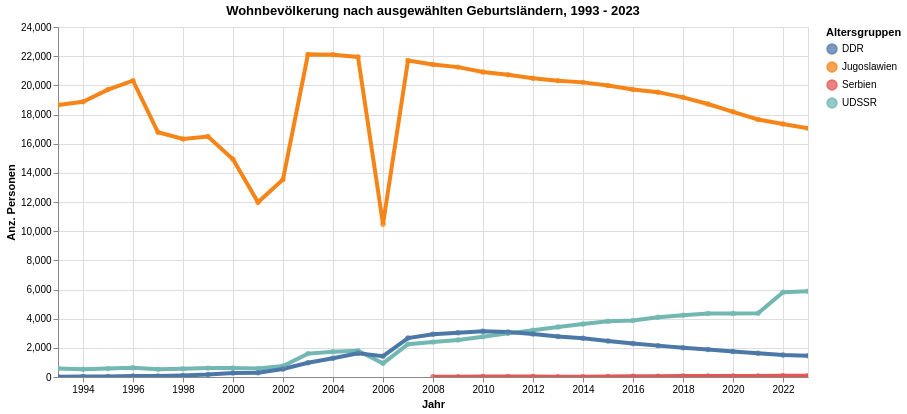

The code cell stored with this chart in its notebook:
### Code cell
myTitle="Wohnbevölkerung nach ausgewählten Geburtsländern, "+data_min_date +" - "+data_max_date

highlight = alt.selection(type='single', on='mouseover',
                          fields=['AufArt2LangAgg'], nearest=True)
#x='date:StichtagDatJahr',
base = alt.Chart(myAgg.reset_index().query('sum_WBev>10 and GebLandHistLang=="Serbien" or GebLandHistLang=="Jugoslawien" or GebLandHistLang=="UDSSR" or GebLandHistLang=="DDR"'), title=myTitle).encode(
    x=alt.X('StichtagDatJahr', axis=alt.Axis(title='Jahr'))# , axis=alt.Axis(format='%', title='percentage')
    , y=alt.X('sum_WBev', axis=alt.Axis(title='Anz. Personen'))
    , color=alt.Color('GebLandHistLang', legend=alt.Legend(title="Altersgruppen", orient="right"))  
    ,tooltip=['StichtagDatJahr', 'GebLandHistLang','sum_WBev']    
)
points = base.mark_circle().encode(
    opacity=alt.value(0.75)
).add_selection(
    highlight
).properties(
    width=750 , height=350
)
lines = base.mark_line().encode(
    size=alt.condition(~highlight, alt.value(0.5), alt.value(4))
).interactive()

lines + points

### Figure 1 — Vega-Lite specification as saved in the notebook (floating-point values rounded to 4 significant figures)
{"config": {"view": {"continuousWidth": 400, "continuousHeight": 300}}, "layer": [{"mark": "line", "encoding": {"color": {"type": "nominal", "field": "GebLandHistLang", "legend": {"orient": "right", "title": "Altersgruppen"}}, "size": {"condition": {"value": 0.5, "selection": {"not": "selector001"}}, "value": 4}, "tooltip": [{"type": "temporal", "field": "StichtagDatJahr"}, {"type": "nominal", "field": "GebLandHistLang"}, {"type": "quantitative", "field": "sum_WBev"}], "x": {"type": "temporal", "axis": {"title": "Jahr"}, "field": "StichtagDatJahr"}, "y": {"type": "quantitative", "axis": {"title": "Anz. Personen"}, "field": "sum_WBev"}}, "selection": {"selector002": {"type": "interval", "bind": "scales", "encodings": ["x", "y"]}}, "title": "Wohnbevölkerung nach ausgewählten Geburtsländern, 1993 - 2023"}, {"mark": "circle", "encoding": {"color": {"type": "nominal", "field": "GebLandHistLang", "legend": {"orient": "right", "title": "Altersgruppen"}}, "opacity": {"value": 0.75}, "tooltip": [{"type": "temporal", "field": "StichtagDatJahr"}, {"type": "nominal", "field": "GebLandHistLang"}, {"type": "quantitative", "field": "sum_WBev"}], "x": {"type": "temporal", "axis": {"title": "Jahr"}, "field": "StichtagDatJahr"}, "y": {"type": "quantitative", "axis": {"title": "Anz. Personen"}, "field": "sum_WBev"}}, "height": 350, "selection": {"selector001": {"type": "single", "on": "mouseover", "fields": ["AufArt2LangAgg"], "nearest": true}}, "title": "Wohnbevölkerung nach ausgewählten Geburtsländern, 1993 - 2023", "width": 750}], "data": {"name": "data-6eb0fadeeffcf4dd746f14fa303b3bfb"}, "$schema": "https://vega.github.io/schema/vega-lite/v4.8.1.json", "datasets": {"data-6eb0fadeeffcf4dd746f14fa303b3bfb": [{"StichtagDatJahr": "1993-01-01T00:00:00", "GebLandHistLang": "UDSSR", "GebLandHistCd": 8235, "sum_WBev": 580}, {"StichtagDatJahr": "1993-01-01T00:00:00", "GebLandHistLang": "DDR", "GebLandHistCd": 8208, "sum_WBev": 18}, {"StichtagDatJahr": "1993-01-01T00:00:00", "GebLandHistLang": "Jugoslawien", "GebLandHistCd": 8220, "sum_WBev": 18644}, {"StichtagDatJahr": "1994-01-01T00:00:00", "GebLandHistLang": "UDSSR", "GebLandHistCd": 8235, "sum_WBev": 529}, {"StichtagDatJahr": "1994-01-01T00:00:00", "GebLandHistLang": "DDR", "GebLandHistCd": 8208, "sum_WBev": 42}, {"StichtagDatJahr": "1994-01-01T00:00:00", "GebLandHistLang": "Jugoslawien", "GebLandHistCd": 8220, "sum_WBev": 18870}, {"StichtagDatJahr": "1995-01-01T00:00:00", "GebLandHistLang": "UDSSR", "GebLandHistCd": 8235, "sum_WBev": 583}, {"StichtagDatJahr": "1995-01-01T00:00:00", "GebLandHistLang": "DDR", "GebLandHistCd": 8208, "sum_WBev": 41}, {"StichtagDatJahr": "1995-01-01T00:00:00", "GebLandHistLang": "Jugoslawien", "GebLandHistCd": 8220, "sum_WBev": 19707}, {"StichtagDatJahr": "1996-01-01T00:00:00", "GebLandHistLang": "UDSSR", "GebLandHistCd": 8235, "sum_WBev": 629}, {"StichtagDatJahr": "1996-01-01T00:00:00", "GebLandHistLang": "DDR", "GebLandHistCd": 8208, "sum_WBev": 76}, {"StichtagDatJahr": "1996-01-01T00:00:00", "GebLandHistLang": "Jugoslawien", "GebLandHistCd": 8220, "sum_WBev": 20323}, {"StichtagDatJahr": "1997-01-01T00:00:00", "GebLandHistLang": "UDSSR", "GebLandHistCd": 8235, "sum_WBev": 537}, {"StichtagDatJahr": "1997-01-01T00:00:00", "GebLandHistLang": "DDR", "GebLandHistCd": 8208, "sum_WBev": 65}, {"StichtagDatJahr": "1997-01-01T00:00:00", "GebLandHistLang": "Jugoslawien", "GebLandHistCd": 8220, "sum_WBev": 16781}, {"StichtagDatJahr": "1998-01-01T00:00:00", "GebLandHistLang": "UDSSR", "GebLandHistCd": 8235, "sum_WBev": 563}, {"StichtagDatJahr": "1998-01-01T00:00:00", "GebLandHistLang": "DDR", "GebLandHistCd": 8208, "sum_WBev": 108}, {"StichtagDatJahr": "1998-01-01T00:00:00", "GebLandHistLang": "Jugoslawien", "GebLandHistCd": 8220, "sum_WBev": 16318}, {"StichtagDatJahr": "1999-01-01T00:00:00", "GebLandHistLang": "UDSSR", "GebLandHistCd": 8235, "sum_WBev": 609}, {"StichtagDatJahr": "1999-01-01T00:00:00", "GebLandHistLang": "DDR", "GebLandHistCd": 8208, "sum_WBev": 165}, {"StichtagDatJahr": "1999-01-01T00:00:00", "GebLandHistLang": "Jugoslawien", "GebLandHistCd": 8220, "sum_WBev": 16492}, {"StichtagDatJahr": "2000-01-01T00:00:00", "GebLandHistLang": "UDSSR", "GebLandHistCd": 8235, "sum_WBev": 623}, {"StichtagDatJahr": "2000-01-01T00:00:00", "GebLandHistLang": "DDR", "GebLandHistCd": 8208, "sum_WBev": 269}, {"StichtagDatJahr": "2000-01-01T00:00:00", "GebLandHistLang": "Jugoslawien", "GebLandHistCd": 8220, "sum_WBev": 14926}, {"StichtagDatJahr": "2001-01-01T00:00:00", "GebLandHistLang": "UDSSR", "GebLandHistCd": 8235, "sum_WBev": 576}, {"StichtagDatJahr": "2001-01-01T00:00:00", "GebLandHistLang": "DDR", "GebLandHistCd": 8208, "sum_WBev": 297}, {"StichtagDatJahr": "2001-01-01T00:00:00", "GebLandHistLang": "Jugoslawien", "GebLandHistCd": 8220, "sum_WBev": 11982}, {"StichtagDatJahr": "2002-01-01T00:00:00", "GebLandHistLang": "UDSSR", "GebLandHistCd": 8235, "sum_WBev": 747}, {"StichtagDatJahr": "2002-01-01T00:00:00", "GebLandHistLang": "DDR", "GebLandHistCd": 8208, "sum_WBev": 551}, {"StichtagDatJahr": "2002-01-01T00:00:00", "GebLandHistLang": "Jugoslawien", "GebLandHistCd": 8220, "sum_WBev": 13547}, {"StichtagDatJahr": "2003-01-01T00:00:00", "GebLandHistLang": "UDSSR", "GebLandHistCd": 8235, "sum_WBev": 1603}, {"StichtagDatJahr": "2003-01-01T00:00:00", "GebLandHistLang": "DDR", "GebLandHistCd": 8208, "sum_WBev": 981}, {"StichtagDatJahr": "2003-01-01T00:00:00", "GebLandHistLang": "Jugoslawien", "GebLandHistCd": 8220, "sum_WBev": 22122}, {"StichtagDatJahr": "2004-01-01T00:00:00", "GebLandHistLang": "UDSSR", "GebLandHistCd": 8235, "sum_WBev": 1730}, {"StichtagDatJahr": "2004-01-01T00:00:00", "GebLandHistLang": "DDR", "GebLandHistCd": 8208, "sum_WBev": 1283}, {"StichtagDatJahr": "2004-01-01T00:00:00", "GebLandHistLang": "Jugoslawien", "GebLandHistCd": 8220, "sum_WBev": 22098}, {"StichtagDatJahr": "2005-01-01T00:00:00", "GebLandHistLang": "UDSSR", "GebLandHistCd": 8235, "sum_WBev": 1806}, {"StichtagDatJahr": "2005-01-01T00:00:00", "GebLandHistLang": "DDR", "GebLandHistCd": 8208, "sum_WBev": 1627}, {"StichtagDatJahr": "2005-01-01T00:00:00", "GebLandHistLang": "Jugoslawien", "GebLandHistCd": 8220, "sum_WBev": 21945}, {"StichtagDatJahr": "2006-01-01T00:00:00", "GebLandHistLang": "UDSSR", "GebLandHistCd": 8235, "sum_WBev": 936}, {"StichtagDatJahr": "2006-01-01T00:00:00", "GebLandHistLang": "DDR", "GebLandHistCd": 8208, "sum_WBev": 1431}, {"StichtagDatJahr": "2006-01-01T00:00:00", "GebLandHistLang": "Jugoslawien", "GebLandHistCd": 8220, "sum_WBev": 10478}, {"StichtagDatJahr": "2007-01-01T00:00:00", "GebLandHistLang": "UDSSR", "GebLandHistCd": 8235, "sum_WBev": 2246}, {"StichtagDatJahr": "2007-01-01T00:00:00", "GebLandHistLang": "DDR", "GebLandHistCd": 8208, "sum_WBev": 2671}, {"StichtagDatJahr": "2007-01-01T00:00:00", "GebLandHistLang": "Jugoslawien", "GebLandHistCd": 8220, "sum_WBev": 21697}, {"StichtagDatJahr": "2008-01-01T00:00:00", "GebLandHistLang": "UDSSR", "GebLandHistCd": 8235, "sum_WBev": 2392}, {"StichtagDatJahr": "2008-01-01T00:00:00", "GebLandHistLang": "Serbien", "GebLandHistCd": 8248, "sum_WBev": 12}, {"StichtagDatJahr": "2008-01-01T00:00:00", "GebLandHistLang": "DDR", "GebLandHistCd": 8208, "sum_WBev": 2929}, {"StichtagDatJahr": "2008-01-01T00:00:00", "GebLandHistLang": "Jugoslawien", "GebLandHistCd": 8220, "sum_WBev": 21428}, {"StichtagDatJahr": "2009-01-01T00:00:00", "GebLandHistLang": "UDSSR", "GebLandHistCd": 8235, "sum_WBev": 2538}, {"StichtagDatJahr": "2009-01-01T00:00:00", "GebLandHistLang": "Serbien", "GebLandHistCd": 8248, "sum_WBev": 15}, {"StichtagDatJahr": "2009-01-01T00:00:00", "GebLandHistLang": "DDR", "GebLandHistCd": 8208, "sum_WBev": 3037}, {"StichtagDatJahr": "2009-01-01T00:00:00", "GebLandHistLang": "Jugoslawien", "GebLandHistCd": 8220, "sum_WBev": 21249}, {"StichtagDatJahr": "2010-01-01T00:00:00", "GebLandHistLang": "Serbien", "GebLandHistCd": 8248, "sum_WBev": 27}, {"StichtagDatJahr": "2010-01-01T00:00:00", "GebLandHistLang": "UDSSR", "GebLandHistCd": 8235, "sum_WBev": 2755}, {"StichtagDatJahr": "2010-01-01T00:00:00", "GebLandHistLang": "DDR", "GebLandHistCd": 8208, "sum_WBev": 3142}, {"StichtagDatJahr": "2010-01-01T00:00:00", "GebLandHistLang": "Jugoslawien", "GebLandHistCd": 8220, "sum_WBev": 20914}, {"StichtagDatJahr": "2011-01-01T00:00:00", "GebLandHistLang": "Serbien", "GebLandHistCd": 8248, "sum_WBev": 30}, {"StichtagDatJahr": "2011-01-01T00:00:00", "GebLandHistLang": "UDSSR", "GebLandHistCd": 8235, "sum_WBev": 2992}, {"StichtagDatJahr": "2011-01-01T00:00:00", "GebLandHistLang": "DDR", "GebLandHistCd": 8208, "sum_WBev": 3093}, {"StichtagDatJahr": "2011-01-01T00:00:00", "GebLandHistLang": "Jugoslawien", "GebLandHistCd": 8220, "sum_WBev": 20721}, {"StichtagDatJahr": "2012-01-01T00:00:00", "GebLandHistLang": "Serbien", "GebLandHistCd": 8248, "sum_WBev": 32}, {"StichtagDatJahr": "2012-01-01T00:00:00", "GebLandHistLang": "UDSSR", "GebLandHistCd": 8235, "sum_WBev": 3213}, {"StichtagDatJahr": "2012-01-01T00:00:00", "GebLandHistLang": "Jugoslawien", "GebLandHistCd": 8220, "sum_WBev": 20490}, {"StichtagDatJahr": "2012-01-01T00:00:00", "GebLandHistLang": "DDR", "GebLandHistCd": 8208, "sum_WBev": 2952}, {"StichtagDatJahr": "2013-01-01T00:00:00", "GebLandHistLang": "UDSSR", "GebLandHistCd": 8235, "sum_WBev": 3423}, {"StichtagDatJahr": "2013-01-01T00:00:00", "GebLandHistLang": "Serbien", "GebLandHistCd": 8248, "sum_WBev": 16}, {"StichtagDatJahr": "2013-01-01T00:00:00", "GebLandHistLang": "DDR", "GebLandHistCd": 8208, "sum_WBev": 2776}, {"StichtagDatJahr": "2013-01-01T00:00:00", "GebLandHistLang": "Jugoslawien", "GebLandHistCd": 8220, "sum_WBev": 20308}, {"StichtagDatJahr": "2014-01-01T00:00:00", "GebLandHistLang": "UDSSR", "GebLandHistCd": 8235, "sum_WBev": 3627}, {"StichtagDatJahr": "2014-01-01T00:00:00", "GebLandHistLang": "Serbien", "GebLandHistCd": 8248, "sum_WBev": 25}, {"StichtagDatJahr": "2014-01-01T00:00:00", "GebLandHistLang": "DDR", "GebLandHistCd": 8208, "sum_WBev": 2657}, {"StichtagDatJahr": "2014-01-01T00:00:00", "GebLandHistLang": "Jugoslawien", "GebLandHistCd": 8220, "sum_WBev": 20203}, {"StichtagDatJahr": "2015-01-01T00:00:00", "GebLandHistLang": "UDSSR", "GebLandHistCd": 8235, "sum_WBev": 3826}, {"StichtagDatJahr": "2015-01-01T00:00:00", "GebLandHistLang": "Serbien", "GebLandHistCd": 8248, "sum_WBev": 30}, {"StichtagDatJahr": "2015-01-01T00:00:00", "GebLandHistLang": "DDR", "GebLandHistCd": 8208, "sum_WBev": 2469}, {"StichtagDatJahr": "2015-01-01T00:00:00", "GebLandHistLang": "Jugoslawien", "GebLandHistCd": 8220, "sum_WBev": 19989}, {"StichtagDatJahr": "2016-01-01T00:00:00", "GebLandHistLang": "Serbien", "GebLandHistCd": 8248, "sum_WBev": 46}, {"StichtagDatJahr": "2016-01-01T00:00:00", "GebLandHistLang": "UDSSR", "GebLandHistCd": 8235, "sum_WBev": 3879}, {"StichtagDatJahr": "2016-01-01T00:00:00", "GebLandHistLang": "DDR", "GebLandHistCd": 8208, "sum_WBev": 2294}, {"StichtagDatJahr": "2016-01-01T00:00:00", "GebLandHistLang": "Jugoslawien", "GebLandHistCd": 8220, "sum_WBev": 19709}, {"StichtagDatJahr": "2017-01-01T00:00:00", "GebLandHistLang": "UDSSR", "GebLandHistCd": 8235, "sum_WBev": 4092}, {"StichtagDatJahr": "2017-01-01T00:00:00", "GebLandHistLang": "Serbien", "GebLandHistCd": 8248, "sum_WBev": 56}, {"StichtagDatJahr": "2017-01-01T00:00:00", "GebLandHistLang": "DDR", "GebLandHistCd": 8208, "sum_WBev": 2151}, {"StichtagDatJahr": "2017-01-01T00:00:00", "GebLandHistLang": "Jugoslawien", "GebLandHistCd": 8220, "sum_WBev": 19533}, {"StichtagDatJahr": "2018-01-01T00:00:00", "GebLandHistLang": "UDSSR", "GebLandHistCd": 8235, "sum_WBev": 4227}, {"StichtagDatJahr": "2018-01-01T00:00:00", "GebLandHistLang": "Serbien", "GebLandHistCd": 8248, "sum_WBev": 65}, {"StichtagDatJahr": "2018-01-01T00:00:00", "GebLandHistLang": "DDR", "GebLandHistCd": 8208, "sum_WBev": 2009}, {"StichtagDatJahr": "2018-01-01T00:00:00", "GebLandHistLang": "Jugoslawien", "GebLandHistCd": 8220, "sum_WBev": 19176}, {"StichtagDatJahr": "2019-01-01T00:00:00", "GebLandHistLang": "Serbien", "GebLandHistCd": 8248, "sum_WBev": 67}, {"StichtagDatJahr": "2019-01-01T00:00:00", "GebLandHistLang": "UDSSR", "GebLandHistCd": 8235, "sum_WBev": 4349}, {"StichtagDatJahr": "2019-01-01T00:00:00", "GebLandHistLang": "DDR", "GebLandHistCd": 8208, "sum_WBev": 1882}, {"StichtagDatJahr": "2019-01-01T00:00:00", "GebLandHistLang": "Jugoslawien", "GebLandHistCd": 8220, "sum_WBev": 18720}, {"StichtagDatJahr": "2020-01-01T00:00:00", "GebLandHistLang": "Serbien", "GebLandHistCd": 8248, "sum_WBev": 72}, {"StichtagDatJahr": "2020-01-01T00:00:00", "GebLandHistLang": "UDSSR", "GebLandHistCd": 8235, "sum_WBev": 4361}, {"StichtagDatJahr": "2020-01-01T00:00:00", "GebLandHistLang": "DDR", "GebLandHistCd": 8208, "sum_WBev": 1754}, {"StichtagDatJahr": "2020-01-01T00:00:00", "GebLandHistLang": "Jugoslawien", "GebLandHistCd": 8220, "sum_WBev": 18185}, {"StichtagDatJahr": "2021-01-01T00:00:00", "GebLandHistLang": "Serbien", "GebLandHistCd": 8248, "sum_WBev": 73}, {"StichtagDatJahr": "2021-01-01T00:00:00", "GebLandHistLang": "UDSSR", "GebLandHistCd": 8235, "sum_WBev": 4365}, {"StichtagDatJahr": "2021-01-01T00:00:00", "GebLandHistLang": "DDR", "GebLandHistCd": 8208, "sum_WBev": 1626}, {"StichtagDatJahr": "2021-01-01T00:00:00", "GebLandHistLang": "Jugoslawien", "GebLandHistCd": 8220, "sum_WBev": 17657}, {"StichtagDatJahr": "2022-01-01T00:00:00", "GebLandHistLang": "UDSSR", "GebLandHistCd": 8235, "sum_WBev": 5817}, {"StichtagDatJahr": "2022-01-01T00:00:00", "GebLandHistLang": "Serbien", "GebLandHistCd": 8248, "sum_WBev": 87}, {"StichtagDatJahr": "2022-01-01T00:00:00", "GebLandHistLang": "DDR", "GebLandHistCd": 8208, "sum_WBev": 1515}, {"StichtagDatJahr": "2022-01-01T00:00:00", "GebLandHistLang": "Jugoslawien", "GebLandHistCd": 8220, "sum_WBev": 17350}, {"StichtagDatJahr": "2023-01-01T00:00:00", "GebLandHistLang": "Serbien", "GebLandHistCd": 8248, "sum_WBev": 93}, {"StichtagDatJahr": "2023-01-01T00:00:00", "GebLandHistLang": "UDSSR", "GebLandHistCd": 8235, "sum_WBev": 5884}, {"StichtagDatJahr": "2023-01-01T00:00:00", "GebLandHistLang": "DDR", "GebLandHistCd": 8208, "sum_WBev": 1461}, {"StichtagDatJahr": "2023-01-01T00:00:00", "GebLandHistLang": "Jugoslawien", "GebLandHistCd": 8220, "sum_WBev": 17059}]}}
